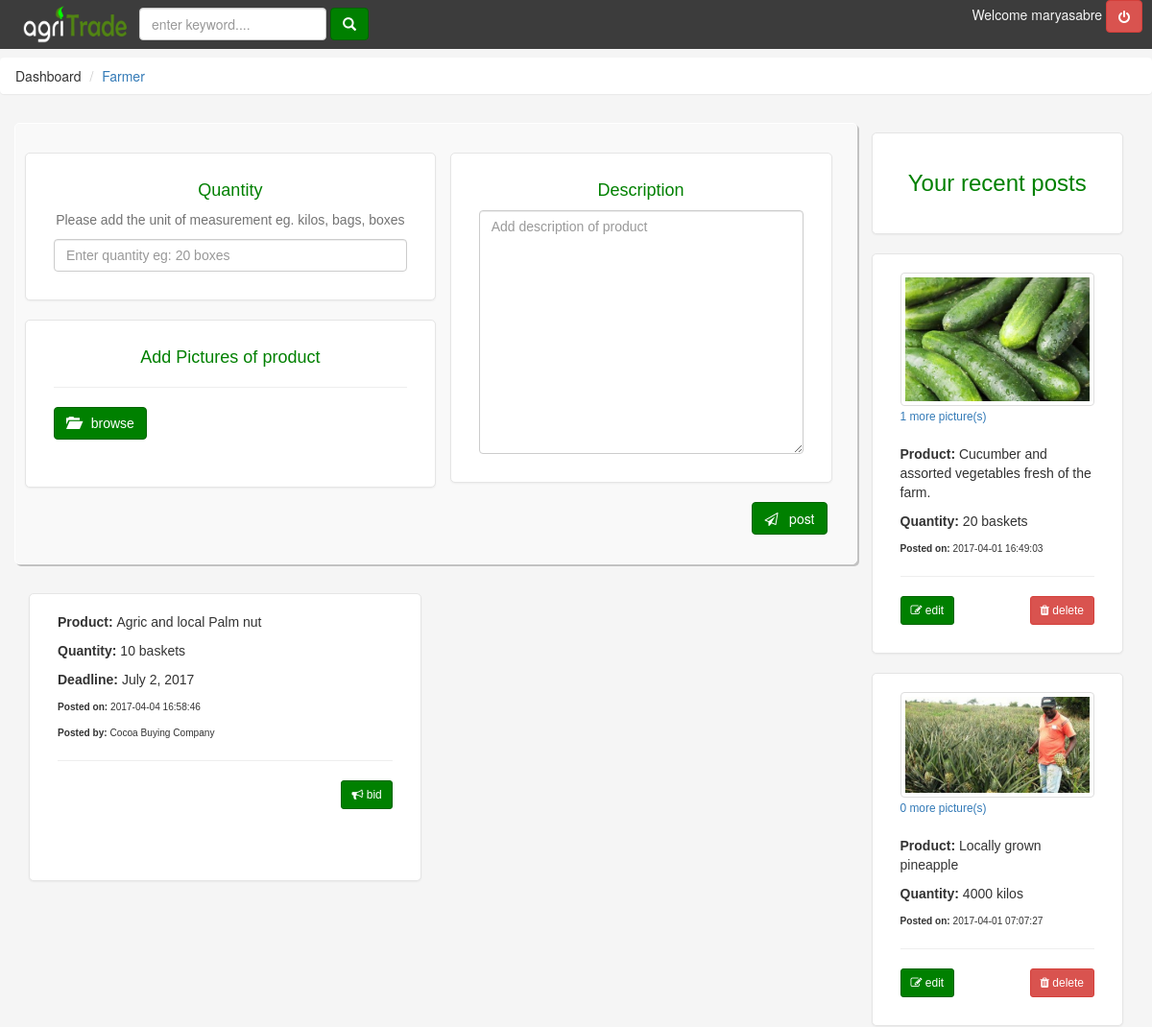
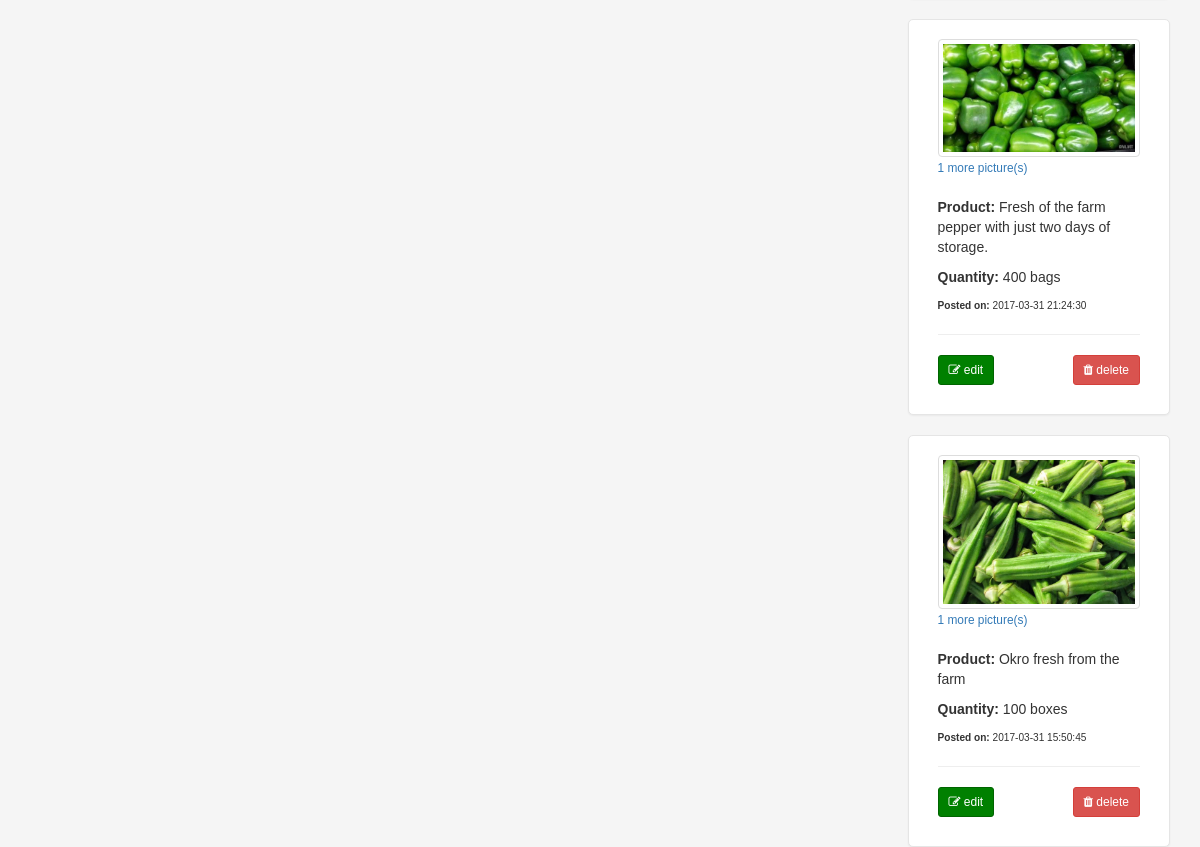
Screenshot of /farmer-dashboard.php (signed in) with the database file from the repository (2 pictures, top to bottom).
### tables this page shows
CREATE TABLE IF NOT EXISTS `farmer` (
`Farm_Id` int(11) NOT NULL,
  `username` varchar(100) NOT NULL,
  `password` varchar(150) NOT NULL,
  `full_name` varchar(200) NOT NULL,
  `contact_number` varchar(100) NOT NULL,
  `region` varchar(100) NOT NULL,
  `district` varchar(100) NOT NULL,
  `town` varchar(100) NOT NULL,
  `gender` varchar(7) NOT NULL
);

CREATE TABLE IF NOT EXISTS `buyer_market` (
`b_m_id` int(11) NOT NULL,
  `deadline_day` int(2) NOT NULL,
  `deadline_month` varchar(20) NOT NULL,
  `deadline_year` int(4) NOT NULL,
  `description` text NOT NULL,
  `time_posted` timestamp NOT NULL DEFAULT CURRENT_TIMESTAMP ON UPDATE CURRENT_TIMESTAMP,
  `Buyer_Id` int(11) NOT NULL,
  `quantity` varchar(200) NOT NULL
);

CREATE TABLE IF NOT EXISTS `buyer` (
`Buyer_Id` int(11) NOT NULL,
  `username` varchar(100) NOT NULL,
  `password` varchar(150) NOT NULL,
  `full_name` varchar(100) NOT NULL,
  `contact_number` varchar(45) NOT NULL,
  `region` varchar(100) NOT NULL,
  `district` varchar(100) NOT NULL,
  `town` varchar(100) NOT NULL
);

CREATE TABLE IF NOT EXISTS `farmer_market` (
`f_m_id` int(11) NOT NULL,
  `Farm_Id` int(11) NOT NULL,
  `quantity` varchar(100) NOT NULL,
  `description` text NOT NULL,
  `date_posted` timestamp NOT NULL DEFAULT CURRENT_TIMESTAMP ON UPDATE CURRENT_TIMESTAMP
);

### farmer-dashboard.php (the view, shortened to what this page needs)
<?php session_start();
require_once 'dbconfig.php';
$farmerID = $_SESSION['farmer_logged'];
$sql = mysqli_query($con,"SELECT * FROM farmer WHERE Farm_Id = '$farmerID'");
$farmerRow = mysqli_fetch_array($sql);
?>
<!DOCTYPE html>
<html lang="en">
<head>
    <link rel="stylesheet" href="css/swipebox.css">
    <link rel="stylesheet" media="all" type="text/css" href="css/style.css">
    <link href="css/bootstrap.css" rel="stylesheet" media="all" type="text/css">
    <link href="css/fileinput.css" rel="stylesheet" media="all" type="text/css">
    <link href="fontawesome/css/font-awesome.css" rel="stylesheet" media="all" type="text/css">
</head>
<body style="margin-top: 60px; background-color: #f5f5f5;">
<nav class="navbar  navbar-fixed-top">
    <div style="margin: 5px 50px 0 20px; width: 5%" class="navbar-left pull-left">
        <img src="images/agritrade.png" height="40">
    </div>
    <div class="navbar-collapse collapse" id="nav">
        <form class="navbar-form navbar-left" role="search" method="get" action="farmer-search.php" id="search">
            <div class="form-group">
                <input type="search" class="form-control" name="search" placeholder="enter keyword....">
            </div>
            <button type="submit" class="btn btn-primary">
                <span class="glyphicon glyphicon-search"></span>
            </button>
        </form>
        <div class="navbar-right">
                <span style="color: whitesmoke; margin: 15px 25px 0 0">Welcome <?php echo $farmerRow['username'] ?>
                    <a role="button" class="btn btn-danger" title="logout" href="logout.php?page=dashboard">
                        <i class="fa fa-power-off"></i>
                    </a>
                </span>
        </div>
    </div>
</nav>
<ol class="breadcrumb panel">
    <li>Dashboard </li>
    <li><a href="farmer-dashboard.php">Farmer</a></li>
</ol>
<div class="container">
    <div class="row">
        <div class="col-sm-9">
            <div class="row post" id="formDiv">
                <form enctype="multipart/form-data" id="farmerProductForm">
                    <div class="col-sm-6">
                        <div class="row">
                            <div class="form-signin">
                                <h4 class="text-center">Quantity</h4>
                                <p class="help-block text-center">Please add the unit of measurement eg. kilos, bags, boxes</p>
                                <input type="text" name="productQuantity" class="form-control" id="productQuantity" placeholder="Enter quantity eg: 20 boxes" required>
                            </div>
                        </div>
                        <div class="row">
                            <div class="form-signin">
                                <h4 class="text-center">Add Pictures of product</h4>
                                <hr>
                                <label id="pic-label" for="pic-file" class="btn btn-primary"><i class="glyphicon glyphicon-folder-open"></i> &nbsp; browse</label>
                                <input  type="file" name="file[]" class="btn btn-file hidden" id="pic-file" multiple required><br>
                               <br>
                            </div>
                        </div>
                    </div>
                    <div class="col-sm-6">
                        <div class="form-signin">
                            <h4 class="text-center">Description</h4>
                            <textarea class="form-control" rows="12" name="productDescription" id="productDescription" placeholder="Add description of product" required></textarea>
                        </div>
                    </div>
                    <button style="margin: 20px" type="submit" class="btn btn-primary pull-right" name="submitFarmerProduce" id="submitFarmerProduce">
                        <span class="fa fa-send-o"></span> &nbsp; post
                    </button>
                </form>
            </div>
            <div class="row">
                <?php
                $query = mysqli_query($con,"SELECT * FROM buyer_market ORDER BY b_m_id DESC");
                while($productRow = mysqli_fetch_array($query)){
                    $buyer = $productRow['Buyer_Id'];
                    $buyerMarkId = $productRow['b_m_id'];
                    $sql_query = mysqli_query($con, "SELECT * FROM buyer WHERE Buyer_Id = '$buyer'");
                    $buyerRow = mysqli_fetch_array($sql_query);
                    $bid_query = mysqli_query($con, "SELECT * FROM bids WHERE Farm_Id = '$farmerID' AND b_m_id ='$buyerMarkId'");
                    $numOfBids = mysqli_num_rows($bid_query);
                    $date = $productRow['deadline_month'].' '.$productRow['deadline_day'].', '.$productRow['deadline_year'];
                    $currentDate = date('F j, Y');
                    ?>
                    <div class="col-sm-6">
                    <div class="form-signin" style="color: #333; min-height: 300px;">
                        <p><strong>Product: </strong><?php echo $productRow['description'] ?></p>
                        <p><strong>Quantity: </strong><?php echo $productRow['quantity'] ?></p>
                        <p><strong>Deadline: </strong><?php echo $date ?></p>
                        <p class="small"><small><strong>Posted on: </strong><?php echo $productRow['time_posted'] ?></small></p>
                        <p class="small"><small><strong>Posted by: </strong><?php echo $buyerRow['full_name'] ?></small></p>
                        <hr>
                        <?php
                        if ($numOfBids > 0){
                            ?>
                            <button class="btn btn-primary btn-sm pull-right" disabled><span class="fa fa-thumbs-up"></span> bid made</button>
                            <?php
                        }
                        elseif($currentDate > $date){
                            ?>
                            <button class="btn btn-primary btn-sm pull-right" disabled><span class="fa fa-close"></span> deadline reached</button>
                            <?php
                        }
                        else {
                            ?>
                            <button class="btn btn-primary btn-sm pull-right make-bid" id="bid-<?php echo $buyerMarkId ?>">
                                <span class="fa fa-bullhorn"></span> bid
                            </button>
                            <?php
                        }
                        ?>
                        <br>
                    </div>
                    </div>
                    <?php
                }
                ?>
            </div>
        </div>
        <div class="col-sm-3" >
            <div class="form-signin">
                <h3 class="text-center">Your recent posts</h3>
            </div>
            <div id="append-new-post">
            <?php
            $farmerID = $_SESSION['farmer_logged'];
            $post_query = mysqli_query($con, "SELECT * FROM farmer_market WHERE Farm_Id = '$farmerID'  ORDER BY f_m_id DESC LIMIT 5");
            while ($postRow = mysqli_fetch_array($post_query)){
                $postId = $postRow['f_m_id'];
                $select_query = mysqli_query($con, "SELECT * FROM product_pictures WHERE f_m_id = '$postId'");
                $numOfPics = mysqli_num_rows($select_query);
                $newNum = $numOfPics - 1;
                $file = array($numOfPics);
                $i = 0;
                while ($picRow = mysqli_fetch_array($select_query)){
                    $file[$i] = $picRow['file_name'];
                    $i++;
                }
                ?>
                <div class="form-signin" style="color: #333">
                    <img src="uploads/<?php echo $file[0]?>" class="img-responsive center-block img-thumbnail initiate-swipe swipe-class-0-<?php echo $postRow['f_m_id'] ?>" id="swipe-<?php echo $postRow['f_m_id'] ?>" align="center" alt="<?php echo $postRow['description']?>">
                    <a href="#" class="small"><?php echo $newNum?> more picture(s)</a>
                    <br>
                    <br>
                    <p><strong>Product: </strong><?php echo $postRow['description'] ?></p>
                    <p><strong>Quantity: </strong><?php echo $postRow['quantity'] ?></p>
                    <p class="small"><small><strong>Posted on:</strong> <?php echo $postRow['date_posted']?></small></p>
                    <hr>
                    <div class="clearfix">
                        <button class="btn btn-primary pull-left btn-sm update" id="update-<?php echo $postRow['f_m_id'] ?>"><span class="fa fa-edit"></span> edit</button>
                        <button class="btn btn-danger pull-right btn-sm" data-toggle="modal" data-target="#modal-<?php echo $postRow['f_m_id'] ?>"><span class="fa fa-trash"></span> delete</button>
                    </div>
                </div>
                <?php
            }
            ?>
            </div>
        </div>
    </div>
</div>
</body>
</html>

### css/style.css (style rules this page uses)
nav { background: #3c3c3c; border-bottom: 2px solid greenyellow; }
.post { padding: 10px; background-color: #f9f9f9; position: relative; border: 1px solid white; color: black; margin-bottom: 10px; margin-top: 10px; -moz-border-radius: 5px; -webkit-border-radius: 5px; border-radius: 5px; -moz-box-shadow: 2px 2px 0 #c2c2c2; -webkit-box-shadow: 2px 2px 0 #c2c2c2; box-shadow: 2px 2px 0 #c2c2c2; }
.form-signin { max-width: 500px; padding: 19px 29px 29px; background-color: #fff; border: 1px solid #e5e5e5; -webkit-border-radius: 5px; -moz-border-radius: 5px; border-radius: 5px; -webkit-box-shadow: 0 1px 2px rgba(0,0,0,.05); -moz-box-shadow: 0 1px 2px rgba(0,0,0,.05); box-shadow: 0 1px 2px rgba(0,0,0,.05); margin-top: 20px; font-family:Tahoma, Geneva, sans-serif; color:green; font-weight:lighter; }
.initiate-swipe { cursor: pointer; }

### rows the page displays
farmer: username "maryasabre"
buyer_market: description "Agric and local Palm nut", quantity "10 baskets", date "July 2, 2017", time_posted "2017-04-04 16:58:46", Buyer_Id.full_name "Cocoa Buying Company"
farmer_market: shows a picture, newNum "1", description "Cucumber and assorted vegetables fresh of the farm.", quantity "20 baskets", date_posted "2017-04-01 16:49:03"
farmer_market: shows a picture, newNum "0", description "Locally grown pineapple", quantity "4000 kilos", date_posted "2017-04-01 07:07:27"
farmer_market: shows a picture, newNum "1", description "Fresh of the farm pepper with just two days of storage.", quantity "400 bags", date_posted "2017-03-31 21:24:30"
farmer_market: shows a picture, newNum "1", description "Okro fresh from the farm", quantity "100 boxes", date_posted "2017-03-31 15:50:45"
